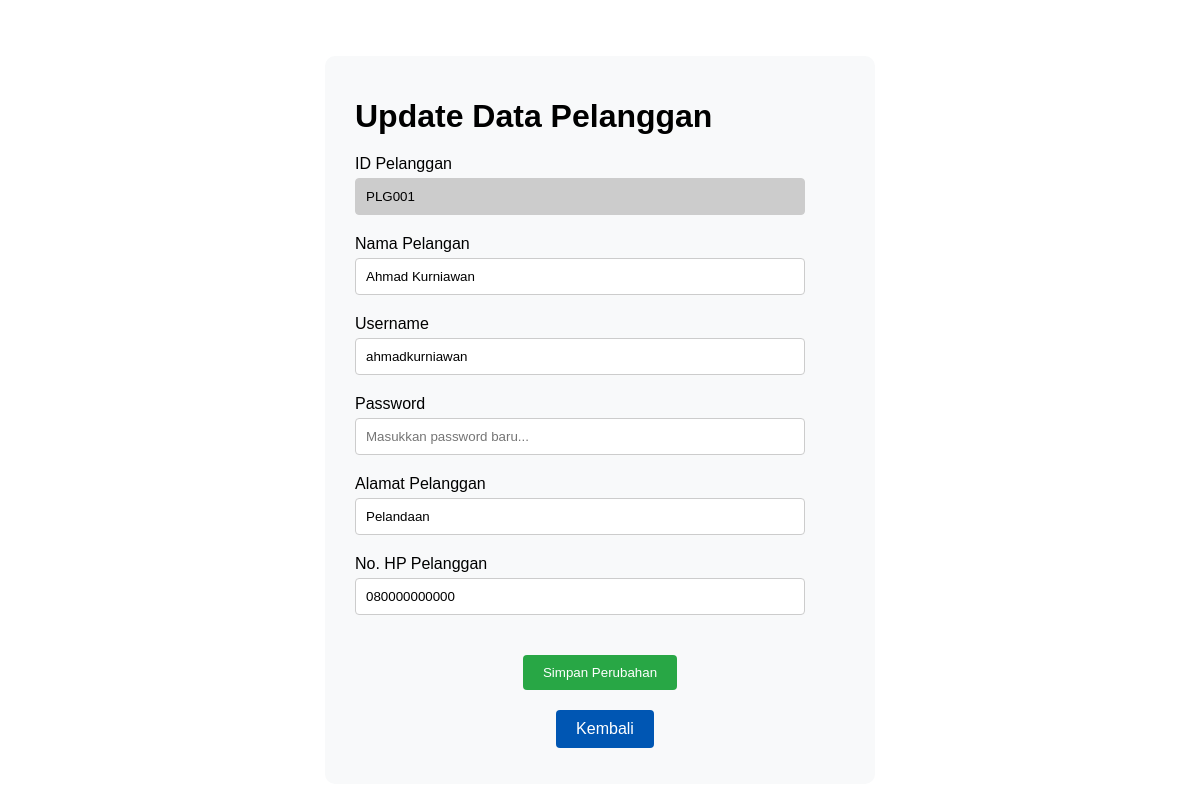
Page /pelanggan/updatePelanggan.php?id_pelanggan=PLG001 on the committed database.
### tables this page shows
CREATE TABLE `pelanggan` (
  `id_pelanggan` varchar(10) NOT NULL,
  `nama_pelanggan` varchar(100) NOT NULL,
  `username` varchar(25) NOT NULL,
  `password` varchar(100) NOT NULL,
  `alamat_pelanggan` varchar(255) NOT NULL,
  `no_hp_pelanggan` varchar(20) NOT NULL
);

### pelanggan/updatePelanggan.php (the view, shortened to what this page needs)
<?php
include('function.php');
$id_pelanggan = $_GET["id_pelanggan"];
$status = $conn->prepare("SELECT * FROM pelanggan WHERE id_pelanggan = :id_pelanggan");
$status->bindParam(':id_pelanggan', $id_pelanggan);
$status->execute();
$data = $status->fetch();
?>
<head>
</head>
<body>
    <div class="container">
        <div class="form-container">
            <h1>Update Data Pelanggan</h1>
            <form method="post" enctype="multipart/form-data">
                <div>
                    <label for="id_pelanggan">ID Pelanggan</label>
                    <input type="text" maxlength="50" class="form-control" name="id_pelanggan" id="id_pelanggan" style="background-color: #ccc" value="<?= $data['id_pelanggan'] ?? ''; ?>" required readonly>
                </div>
                <div>
                    <label for="nama_pelanggan">Nama Pelangan</label>
                    <input type="text" maxlength="30" class="form-control" name="nama_pelanggan" id="nama_pelanggan" value="<?= $data['nama_pelanggan']; ?>" required>
                </div>
                <div>
                    <label for="username">Username</label>
                    <input type="text" maxlength="30" class="form-control" name="username" id="username" value="<?= $data['username']; ?>" required>
                </div>
                <div>
                    <label for="password">Password</label>
                    <input type="text" maxlength="30" class="form-control" name="password" id="password" value="" placeholder="Masukkan password baru..."required>
                </div>
                <div>
                    <label for="alamat_pelanggan">Alamat Pelanggan</label>
                    <input type="text" maxlength="30" class="form-control" name="alamat_pelanggan" id="alamat_pelanggan" value="<?= $data['alamat_pelanggan']; ?>" required>
                </div>
                <div>
                    <label for="no_hp_pelanggan">No. HP Pelanggan</label>
                    <input type="number" maxlength="30" class="form-control" name="no_hp_pelanggan" id="no_hp_pelanggan" value="<?= $data['no_hp_pelanggan']; ?>" required>
                </div>
                <div class="center-button">
                    <button type="submit" name="submit" class="btn btn-save">Simpan Perubahan</button>
                </div>
                <div class="center-button">
                    <a href="../pelanggan/list_pelanggan.php" class="btn btn-back">Kembali</a>
                </div>
            </form>
        </div>
    </div>
</body>
</html>

### pelanggan/updatePelanggan.php (style rules this page uses)
body { background-image: url(); background-size: cover; background-repeat: no-repeat; height: 100vh; font-family: Arial, Helvetica, sans-serif; }
.container { display: flex; justify-content: center; align-items: center; height: 100%; margin: 20px; }
.form-container { width: 500px; padding: 20px; padding-left: 30px; background-color: #f8f9fa; border-radius: 10px; margin: 10px 30px; }
h1 { margin-bottom: 20px; }
.form-control { width: 90%; padding: 10px; border: 1px solid #ccc; border-radius: 4px; margin-top: 5px; margin-bottom: 20px; }
.center-button { display: flex; justify-content: center; margin-top: 20px; }
.center-button button { margin-right: 10px; }
.btn { padding: 10px 20px; background-color: #dc3545; color: #fff; border: none; border-radius: 4px; cursor: pointer; text-decoration: none; }
.btn-save { background-color: #28a745; }
.btn-back { background-color: #0056b3; }

### rows in the picture
pelanggan: id_pelanggan "PLG001", nama_pelanggan "Ahmad Kurniawan", username "ahmadkurniawan", alamat_pelanggan "Pelandaan", no_hp_pelanggan "080000000000"
